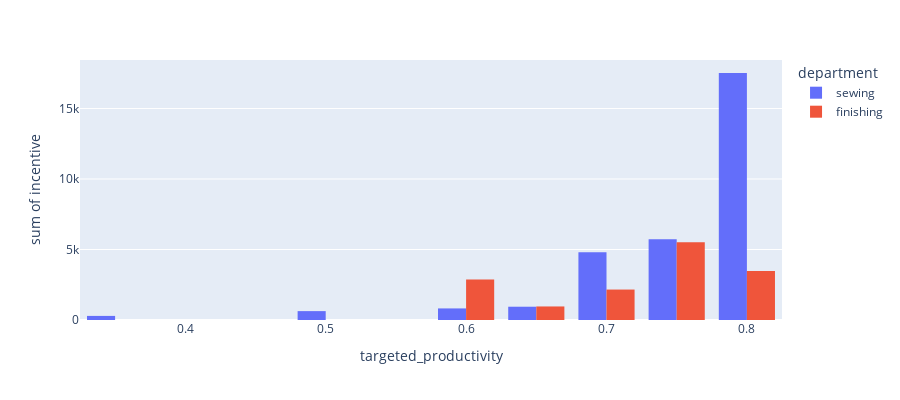

Write notebook code for a chart like this one.
### Code cell
fig = px.histogram(df, x="targeted_productivity", y="incentive",
             color='department', barmode='group',
             height=400)
fig.show()

### Figure 1 — Plotly figure (JSON) as saved in the notebook; plotly's stock layout.template omitted (floating-point values rounded to 4 significant figures; data arrays with more than 128 entries replaced by an {"elided": "..."} marker saying what was removed)
{"data": [{"alignmentgroup": "True", "bingroup": "x", "histfunc": "sum", "hovertemplate": "department=sewing<br>targeted_productivity=%{x}<br>sum of incentive=%{y}<extra></extra>", "legendgroup": "sewing", "marker": {"color": "#636efa"}, "name": "sewing", "offsetgroup": "sewing", "orientation": "v", "showlegend": true, "type": "histogram", "x": {"elided": "691 float values"}, "xaxis": "x", "y": {"elided": "691 int values"}, "yaxis": "y"}, {"alignmentgroup": "True", "bingroup": "x", "histfunc": "sum", "hovertemplate": "department=finishing<br>targeted_productivity=%{x}<br>sum of incentive=%{y}<extra></extra>", "legendgroup": "finishing", "marker": {"color": "#EF553B"}, "name": "finishing", "offsetgroup": "finishing", "orientation": "v", "showlegend": true, "type": "histogram", "x": {"elided": "506 float values"}, "xaxis": "x", "y": {"elided": "506 int values"}, "yaxis": "y"}], "layout": {"barmode": "group", "height": 400, "legend": {"title": {"text": "department"}, "tracegroupgap": 0}, "margin": {"t": 60}, "xaxis": {"anchor": "y", "domain": [0, 1], "title": {"text": "targeted_productivity"}}, "yaxis": {"anchor": "x", "domain": [0, 1], "title": {"text": "sum of incentive"}}}}
